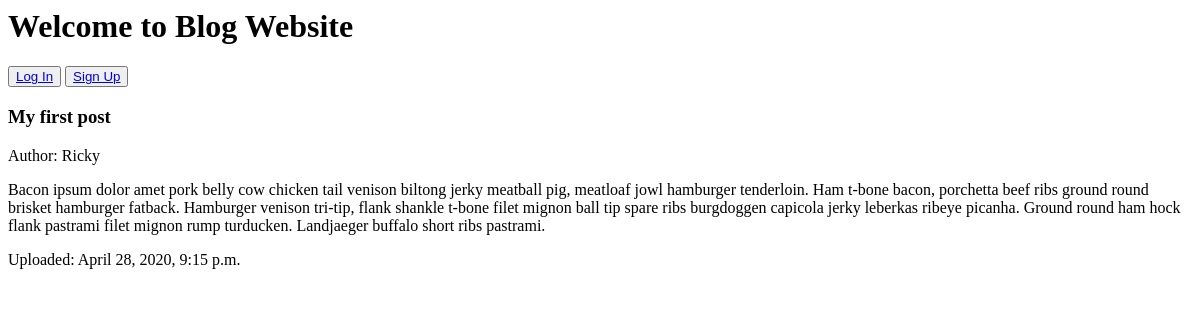
The app's page /, older data.
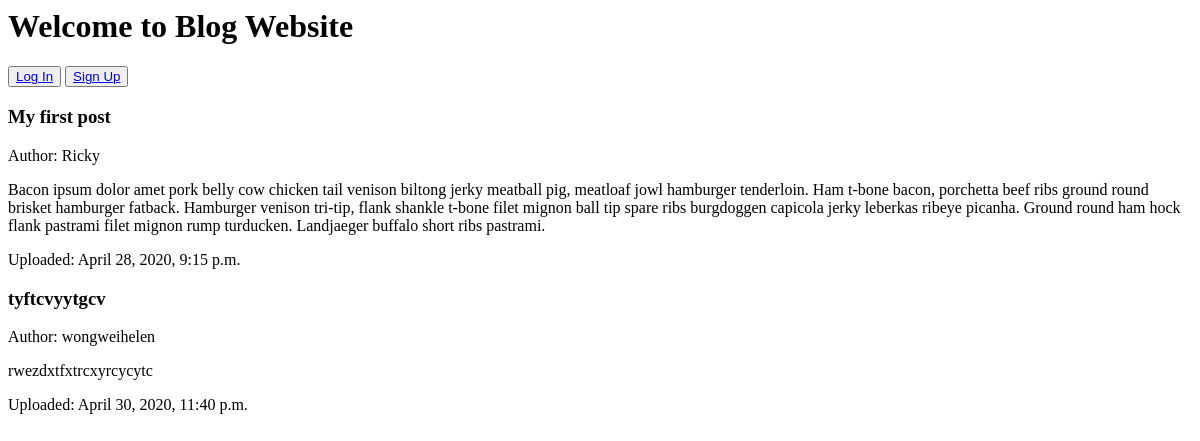
The same page, newer data.
### webblog/models.py (models this page shows)
class Post(models.Model):
    author = models.ForeignKey(User, on_delete=models.CASCADE)
    title = models.CharField(max_length=255)
    body = models.TextField()
    uploaded = models.DateTimeField(auto_now_add=True)

### webblog/views.py (the view)
# urls.py: path('', v.home)
def home(request):
    if request.user.is_authenticated:
        print(request.user.username)
    else:
        print("not")
    posts = Post.objects.all()
    return render(request, 'home.html', {'posts': posts, 'user': request.user})

### webblog/templates/home.html (shortened to what this page needs)
<html>
	<head>
	</head>
	<body>
		<h1>Welcome to Blog Website</h1>
		{% if user.is_authenticated %}
			<a href="/user/">To {{ user.username }} Page</a>
		{% else %}
			<button><a href="/login/">Log In</a></button>
			<button><a href="/signup/">Sign Up</a></button> <br>
		{% endif %}
		{% for post in posts %}
			<h3>{{ post.title }}</h3>
			<p>Author: {{ post.author }}</p>
			<p>{{ post.body }}</p>
			<p>Uploaded: {{ post.uploaded }}</p>
		{% endfor %}
	</body>
</html>

Row changes from the older to the newer data that the page shows:
added Post: title "tyftcvyytgcv", author "wongweihelen", body "rwezdxtfxtrcxyrcycytc", uploaded "April 30, 2020, 11:40 p.m."
